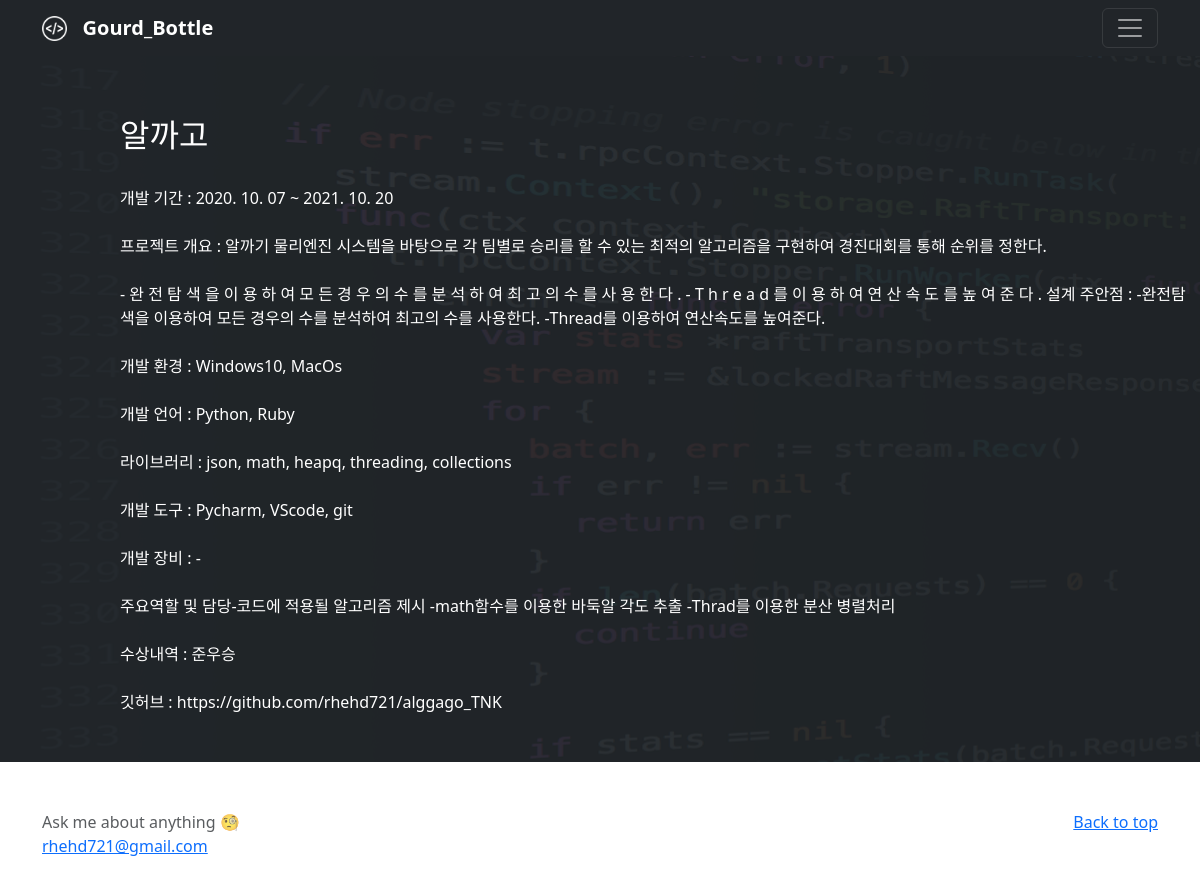
Page /PortFolio_detail/1 on the committed database.
### PortFolio/models.py (models this page shows, shortened)
class PortFolio(models.Model):
    title = models.CharField(max_length=200)    # 이름
    term = models.CharField(max_length=200)   # 기간
    summary = models.TextField()    # 프로젝트 개요
    contents = models.TextField()   # 설계 주안점
    development_environment = models.CharField(max_length=200)   # 개발환경
    development_language = models.CharField(max_length=200) # 개발언어
    library = models.CharField(max_length=500) # 라이브러리
    tool = models.CharField(max_length=500)   # 개발도구
    equipment = models.CharField(max_length=500)   # 개발장비
    role = models.TextField()    # 주요역할 및 담당
    awards = models.TextField() # 받은 상
    image = models.ImageField() # 이미지
    git = models.CharField(max_length=200)  # git 주소
    date = models.DateTimeField()   # 종결날짜

### PortFolio/views.py (the view)
# urls.py: path('PortFolio_detail/<int:user_id>', views.PortFolio_detail, name = "PortFolio_detail"),
def PortFolio_detail(request, user_id):
    detail_ = get_object_or_404(PortFolio, pk = user_id)
    return render (request, 'PortFolio_detail.html', {'detail_' : detail_})

### PortFolio/templates/PortFolio_detail.html (shortened to what this page needs)
{% extends 'base.html' %}
{% load static %}
{% block CSS %}
<link href="{% static 'css/PortFolio_detail.css' %}" rel="stylesheet">
{% endblock %}
{% block contents %}
<div class="back">
    <div class="text">
        <h2>{{detail_.title}}</h2>
        <br>
        개발 기간 : {{detail_.term}}
        <br><br>
        프로젝트 개요 : {{detail_.summary}}
        <br><br>
        {% for skill in detail_.contents  %}
        {{ skill }}
        {% endfor %}
        설계 주안점 : {{detail_.contents}}
        <br><br>
        개발 환경 : {{detail_.development_environment}}
        <br><br>
        개발 언어 : {{detail_.development_language}}
        <br><br>
        라이브러리 : {{detail_.library}}
        <br><br>
        개발 도구 : {{detail_.tool}}
        <br><br>
        개발 장비 : {{detail_.equipment}}
        <br><br>
        주요역할 및 담당{{detail_.role}}
        <br><br>
        수상내역 : {{detail_.awards}}
        <br><br>
        깃허브 : {{detail_.git}}
        <br><br>
        <br>
    </div>
</div>
{% endblock %}

### PortFolio/static/css/PortFolio_detail.css (style rules this page uses)
.back { width: 100%; height: 100%; text-align: left; position: relative; z-index: 1; background-color: #212529; }
.back::after { width: 100%; height: 100%; content: ""; background: url("../images/coding.png"); position: absolute; top: 0; left: 0; z-index: -1; opacity: 0.1; }
.text { color: #fff; padding-top: 5%; margin-left: 10%; }

### rows in the picture
PortFolio: title "알까고", term "2020. 10. 07 ~ 2021. 10. 20", summary "알까기 물리엔진 시스템을 바탕으로 각 팀별로 승리를 할 수 있는 최적의 알고리즘을 구현하여 경진대회를 통해 순위를 정한다.", contents "-완전탐색을 이용하여 모든 경우의 수를 분석하여 최고의 수를 사용한다. -Thread를 이용하여 연산속도를 높여준다.", development_environment "Windows10, MacOs", development_language "Python, Ruby", library "json, math, heapq, threading, collections", tool "Pycharm, VScode, git", equipment "-", role "-코드에 적용될 알고리즘 제시 -math함수를 이용한 바둑알 각도 추출 -Thrad를 이용한 분산 병렬처리", awards "준우승", git "https://github.com/rhehd721/alggago_TNK"

### other values in the picture
{{ skill }} "-" "완" "전" "탐" "색" "을" "이" "용" "하" "여" "모" "든" "경" "우" "의" "수" "를" "분" "석" "하" "여" "최" "고" "의" "수" "를" "사" "용" "한" "다" "." "-" "T" "h" "r" "e" "a" "d" "를" "이" "용" "하" "여" "연" "산" "속" "도" "를" "높" "여" "준" "다" "."
